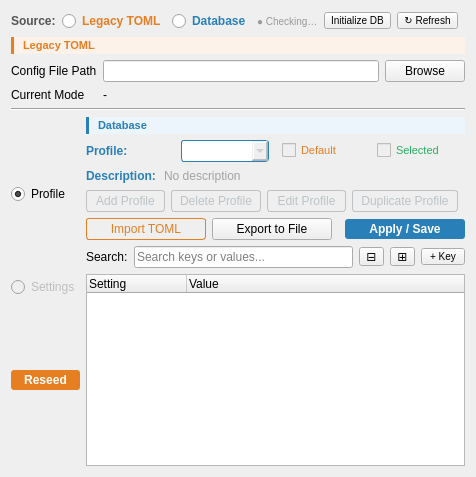
     <widget class="QWidget" name="configUploadTab">
      <attribute name="title">
       <string>Config</string>
      </attribute>
      <layout class="QVBoxLayout" name="verticalLayout_3">

       <!-- Config Source: inline radio row -->
       <item>
        <layout class="QHBoxLayout" name="horizontalLayoutConfigSource">
         <item>
          <widget class="QLabel" name="labelConfigSourceTitle">
           <property name="text">
            <string>Source:</string>
           </property>
           <property name="styleSheet">
            <string>QLabel { font-weight: bold; color: #555; }</string>
           </property>
          </widget>
         </item>
         <item>
          <widget class="QRadioButton" name="radioLegacyToml">
           <property name="text">
            <string>Legacy TOML</string>
           </property>
           <property name="checked">
            <bool>true</bool>
           </property>
           <property name="styleSheet">
            <string>QRadioButton { color: #E67E22; font-weight: bold; }</string>
           </property>
          </widget>
         </item>
         <item>
          <widget class="QRadioButton" name="radioDatabase">
           <property name="text">
            <string>Database</string>
           </property>
           <property name="styleSheet">
            <string>QRadioButton { color: #2980B9; font-weight: bold; }</string>
           </property>
          </widget>
         </item>
         <item>
          <widget class="QLabel" name="labelDbStatus">
           <property name="text">
            <string>● Checking…</string>
           </property>
           <property name="styleSheet">
            <string>QLabel { color: #999999; font-size: 10px; }</string>
           </property>
           <property name="alignment">
            <set>Qt::AlignLeft|Qt::AlignVCenter</set>
           </property>
          </widget>
         </item>
         <item>
          <widget class="QPushButton" name="buttonInitDb">
           <property name="text">
            <string>Initialize DB</string>
           </property>
           <property name="toolTip">
            <string>Attempt to create the database file and tables</string>
           </property>
           <property name="styleSheet">
            <string>QPushButton { font-size: 10px; padding: 1px 6px; }</string>
           </property>
           <property name="visible">
            <bool>false</bool>
           </property>
          </widget>
         </item>
         <item>
          <widget class="QPushButton" name="buttonRefreshDb">
           <property name="text">
            <string>↻ Refresh</string>
           </property>
           <property name="toolTip">
            <string>Reload the database and refresh the current view</string>
           </property>
           <property name="styleSheet">
            <string>QPushButton { font-size: 10px; padding: 1px 6px; }</string>
           </property>
          </widget>
         </item>
         <item>
          <spacer name="horizontalSpacerConfigSource">
           <property name="orientation">
            <enum>Qt::Horizontal</enum>
           </property>
          </spacer>
         </item>
        </layout>
       </item>

       <!-- TOML section header -->
       <item>
        <widget class="QLabel" name="labelTomlHeader">
         <property name="text">
          <string>Legacy TOML</string>
         </property>
         <property name="styleSheet">
          <string>QLabel {
  color: #E67E22;
  font-weight: bold;
  font-size: 11px;
  background-color: #FDF2E9;
  border-left: 3px solid #E67E22;
  padding: 2px 6px;
}</string>
         </property>
        </widget>
       </item>

       <!-- TOML section fields -->
       <item>
        <layout class="QFormLayout" name="configUploadFormLayout">
         <item row="0" column="0">
          <widget class="QLabel" name="label">
           <property name="text">
            <string>Config File Path</string>
           </property>
          </widget>
         </item>
         <item row="0" column="1">
          <layout class="QHBoxLayout" name="configUploadHorizontalLayout">
           <item>
            <widget class="QLineEdit" name="lineEditConfigUploadPath"/>
           </item>
           <item>
            <widget class="QPushButton" name="buttonBrowseConfigUpload">
             <property name="text">
              <string>Browse</string>
             </property>
            </widget>
           </item>
          </layout>
         </item>
         <item row="1" column="0">
          <widget class="QLabel" name="labelCurrentModeTitle">
           <property name="text">
            <string>Current Mode</string>
           </property>
          </widget>
         </item>
         <item row="1" column="1">
          <widget class="QLabel" name="labelCurrentModeValue">
           <property name="text">
            <string>-</string>
           </property>
          </widget>
         </item>
        </layout>
       </item>

       <!-- Horizontal separator -->
       <item>
        <widget class="QFrame" name="separatorLine">
         <property name="frameShape">
          <enum>QFrame::HLine</enum>
         </property>
         <property name="frameShadow">
          <enum>QFrame::Sunken</enum>
         </property>
         <property name="styleSheet">
          <string>QFrame { color: #BDC3C7; }</string>
         </property>
        </widget>
       </item>

       <!-- View toggle column + content area -->
       <item>
        <layout class="QHBoxLayout" name="viewContentSplitLayout">

         <!-- Left column: Profile / Settings toggle -->
         <item>
          <layout class="QVBoxLayout" name="viewModeLayout">
           <item>
            <widget class="QRadioButton" name="radioViewProfile">
             <property name="text">
              <string>Profile</string>
             </property>
             <property name="checked">
              <bool>true</bool>
             </property>
            </widget>
           </item>
           <item>
            <widget class="QRadioButton" name="radioViewSettings">
             <property name="text">
              <string>Settings</string>
             </property>
             <property name="enabled">
              <bool>false</bool>
             </property>
            </widget>
           </item>
           <item>
            <widget class="QPushButton" name="buttonReseed">
             <property name="text">
              <string>Reseed</string>
             </property>
             <property name="toolTip">
              <string>Add missing default values to settings and the current profile — never overwrites existing values</string>
             </property>
             <property name="styleSheet">
              <string>QPushButton { background-color: #E67E22; color: white; font-weight: bold; border-radius: 3px; padding: 3px 6px; } QPushButton:hover { background-color: #D35400; }</string>
             </property>
            </widget>
           </item>
           <item>
            <spacer name="verticalSpacerViewMode">
             <property name="orientation">
              <enum>Qt::Vertical</enum>
             </property>
            </spacer>
           </item>
          </layout>
         </item>

         <!-- Right column: database content + search + tree -->
         <item>
          <layout class="QVBoxLayout" name="treeContentLayout">

           <!-- Database section header -->
           <item>
            <widget class="QLabel" name="labelDatabaseHeader">
             <property name="text">
              <string>Database</string>
             </property>
             <property name="styleSheet">
              <string>QLabel {
  color: #2980B9;
  font-weight: bold;
  font-size: 11px;
  background-color: #EBF5FB;
  border-left: 3px solid #2980B9;
  padding: 2px 6px;
}</string>
             </property>
            </widget>
           </item>

           <!-- Database Profile row -->
           <item>
            <layout class="QHBoxLayout" name="dbProfileLayout">
             <item>
              <widget class="QLabel" name="labelProfile">
               <property name="text">
                <string>Profile:</string>
               </property>
               <property name="styleSheet">
                <string>QLabel { color: #2980B9; font-weight: bold; }</string>
               </property>
              </widget>
             </item>
             <item>
              <widget class="QComboBox" name="comboBoxProfile">
               <property name="enabled">
                <bool>false</bool>
               </property>
               <property name="minimumWidth">
                <number>220</number>
               </property>
               <property name="styleSheet">
                <string>QComboBox { border: 1px solid #2980B9; border-radius: 3px; padding: 2px 6px; }</string>
               </property>
              </widget>
             </item>
             <item>
              <spacer name="horizontalSpacerDB">
               <property name="orientation">
                <enum>Qt::Horizontal</enum>
               </property>
              </spacer>
             </item>
             <item>
              <widget class="QCheckBox" name="checkBoxDefaultProfile">
               <property name="enabled">
                <bool>false</bool>
               </property>
               <property name="text">
                <string>Default</string>
               </property>
               <property name="styleSheet">
                <string>QCheckBox { color: #E67E22; font-size: 11px; }</string>
               </property>
              </widget>
             </item>
             <item>
              <widget class="QCheckBox" name="checkBoxSelectedProfile">
               <property name="enabled">
                <bool>false</bool>
               </property>
               <property name="text">
                <string>Selected</string>
               </property>
               <property name="styleSheet">
                <string>QCheckBox { color: #27AE60; font-size: 11px; }</string>
               </property>
              </widget>
             </item>
            </layout>
           </item>

           <!-- Profile description row -->
           <item>
            <layout class="QHBoxLayout" name="dbDescriptionLayout">
             <item>
              <widget class="QLabel" name="labelProfileDescription">
               <property name="text">
                <string>Description:</string>
               </property>
               <property name="styleSheet">
                <string>QLabel { color: #2980B9; font-weight: bold; }</string>
               </property>
              </widget>
             </item>
             <item>
              <widget class="QLineEdit" name="lineEditProfileDescription">
               <property name="readOnly">
                <bool>true</bool>
               </property>
               <property name="placeholderText">
                <string>No description</string>
               </property>
               <property name="styleSheet">
                <string>QLineEdit { color: #555; background: transparent; border: none; }</string>
               </property>
              </widget>
             </item>
            </layout>
           </item>

           <!-- Profile management buttons -->
           <item>
            <layout class="QHBoxLayout" name="profileManagementLayout">
             <item>
              <widget class="QPushButton" name="buttonAddProfile">
               <property name="enabled">
                <bool>false</bool>
               </property>
               <property name="text">
                <string>Add Profile</string>
               </property>
               <property name="styleSheet">
                <string>QPushButton { color: #2980B9; border: 1px solid #2980B9; border-radius: 3px; padding: 3px 8px; }
QPushButton:hover { background-color: #D6EAF8; }
QPushButton:disabled { color: #BDC3C7; border-color: #BDC3C7; }</string>
               </property>
              </widget>
             </item>
             <item>
              <widget class="QPushButton" name="buttonDeleteProfile">
               <property name="enabled">
                <bool>false</bool>
               </property>
               <property name="text">
                <string>Delete Profile</string>
               </property>
               <property name="styleSheet">
                <string>QPushButton { color: #E74C3C; border: 1px solid #E74C3C; border-radius: 3px; padding: 3px 8px; }
QPushButton:hover { background-color: #FADBD8; }
QPushButton:disabled { color: #BDC3C7; border-color: #BDC3C7; }</string>
               </property>
              </widget>
             </item>
             <item>
              <widget class="QPushButton" name="buttonRenameProfile">
               <property name="enabled">
                <bool>false</bool>
               </property>
               <property name="text">
                <string>Edit Profile</string>
               </property>
               <property name="styleSheet">
                <string>QPushButton { color: #2980B9; border: 1px solid #2980B9; border-radius: 3px; padding: 3px 8px; }
QPushButton:hover { background-color: #D6EAF8; }
QPushButton:disabled { color: #BDC3C7; border-color: #BDC3C7; }</string>
               </property>
              </widget>
             </item>
             <item>
              <widget class="QPushButton" name="buttonDuplicateProfile">
               <property name="enabled">
                <bool>false</bool>
               </property>
               <property name="text">
                <string>Duplicate Profile</string>
               </property>
               <property name="styleSheet">
                <string>QPushButton { color: #2980B9; border: 1px solid #2980B9; border-radius: 3px; padding: 3px 8px; }
QPushButton:hover { background-color: #D6EAF8; }
QPushButton:disabled { color: #BDC3C7; border-color: #BDC3C7; }</string>
               </property>
              </widget>
             </item>
             <item>
              <spacer name="horizontalSpacerProfileMgmt">
               <property name="orientation">
                <enum>Qt::Horizontal</enum>
               </property>
              </spacer>
             </item>
            </layout>
           </item>

           <!-- Action Buttons -->
           <item>
            <layout class="QHBoxLayout" name="configActionButtonLayout">
             <item>
              <widget class="QPushButton" name="buttonImportToml">
               <property name="text">
                <string>Import TOML</string>
               </property>
               <property name="styleSheet">
                <string>QPushButton { color: #E67E22; border: 1px solid #E67E22; border-radius: 3px; padding: 3px 8px; }
QPushButton:hover { background-color: #FDEBD0; }
QPushButton:disabled { color: #BDC3C7; border-color: #BDC3C7; }</string>
               </property>
              </widget>
             </item>
             <item>
              <widget class="QPushButton" name="buttonExportConfigToFile">
               <property name="text">
                <string>Export to File</string>
               </property>
              </widget>
             </item>
             <item>
              <spacer name="horizontalSpacerApplySave">
               <property name="orientation">
                <enum>Qt::Horizontal</enum>
               </property>
              </spacer>
             </item>
             <item>
              <widget class="QPushButton" name="buttonApplySave">
               <property name="text">
                <string>Apply / Save</string>
               </property>
               <property name="styleSheet">
                <string>QPushButton { background-color: #2980B9; color: white; border-radius: 3px; padding: 3px 14px; font-weight: bold; }
QPushButton:hover { background-color: #3498DB; }
QPushButton:disabled { background-color: #BDC3C7; color: #7F8C8D; border: none; }</string>
               </property>
              </widget>
             </item>
            </layout>
           </item>

           <!-- Search box -->
           <item>
            <layout class="QHBoxLayout" name="treeSearchLayout">
             <item>
              <widget class="QLabel" name="labelTreeSearch">
               <property name="text">
                <string>Search:</string>
               </property>
              </widget>
             </item>
             <item>
              <widget class="QLineEdit" name="lineEditTreeSearch">
               <property name="placeholderText">
                <string>Search keys or values...</string>
               </property>
               <property name="clearButtonEnabled">
                <bool>true</bool>
               </property>
              </widget>
             </item>
             <item>
              <widget class="QPushButton" name="buttonCollapseAll">
               <property name="text">
                <string>⊟</string>
               </property>
               <property name="toolTip">
                <string>Collapse all</string>
               </property>
               <property name="styleSheet">
                <string>QPushButton { font-size: 12px; padding: 1px 6px; }</string>
               </property>
               <property name="maximumWidth">
                <number>32</number>
               </property>
              </widget>
             </item>
             <item>
              <widget class="QPushButton" name="buttonExpandAll">
               <property name="text">
                <string>⊞</string>
               </property>
               <property name="toolTip">
                <string>Expand all</string>
               </property>
               <property name="styleSheet">
                <string>QPushButton { font-size: 12px; padding: 1px 6px; }</string>
               </property>
               <property name="maximumWidth">
                <number>32</number>
               </property>
              </widget>
             </item>
             <item>
              <widget class="QPushButton" name="buttonAddTopLevel">
               <property name="text">
                <string>+ Key</string>
               </property>
               <property name="toolTip">
                <string>Add a top-level key to the config tree</string>
               </property>
               <property name="styleSheet">
                <string>QPushButton { font-size: 10px; padding: 1px 8px; }</string>
               </property>
               <property name="maximumWidth">
                <number>60</number>
               </property>
              </widget>
             </item>
            </layout>
           </item>
           <item>
            <widget class="QTreeWidget" name="treeWidgetConfig">
             <property name="alternatingRowColors">
              <bool>true</bool>
             </property>
             <column>
              <property name="text">
               <string>Setting</string>
              </property>
             </column>
             <column>
              <property name="text">
               <string>Value</string>
              </property>
             </column>
            </widget>
           </item>
          </layout>
         </item>

        </layout>
       </item>

      </layout>
     </widget>
